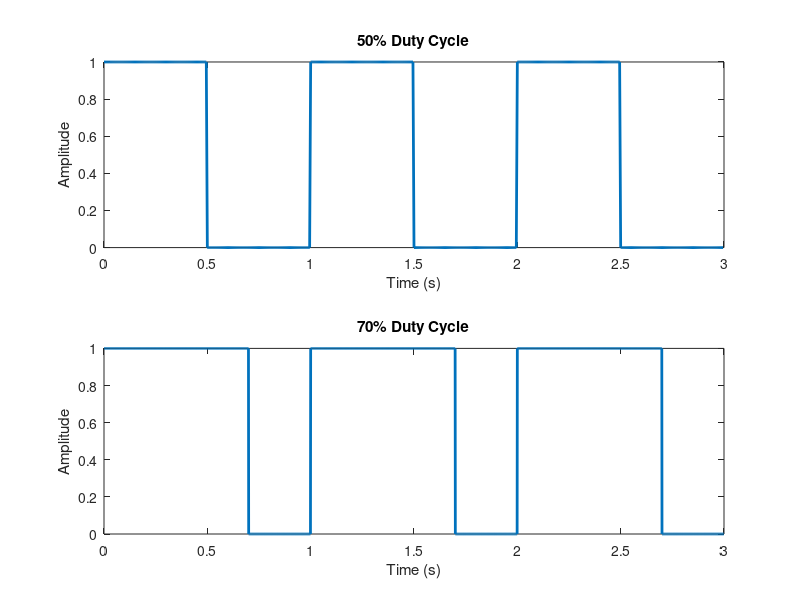

Reproduce this figure in MATLAB.

% 50% Duty Cycle
subplot(2,1,1)
amplitudeDutyCycle = 1 * [ones(1, 100), zeros(1, 100)];
dt = 1 / numel(amplitudeDutyCycle);
seconds = 3;
y = repmat(amplitudeDutyCycle, [1, seconds]);
t = dt * (0 : (numel(y) - 1));
plot(t, y, 'LineWidth', 2);
xlabel('Time (s)');
ylabel('Amplitude');
title('50% Duty Cycle');


% 70% Duty Cycle
subplot(2,1,2)
amplitudeDutyCycle = 1 * [ones(1, 700), zeros(1, 300)];
dt = 1 / numel(amplitudeDutyCycle);
seconds = 3;
y = repmat(amplitudeDutyCycle, [1, seconds]);
t = dt * (0 : (numel(y) - 1));
plot(t, y, 'LineWidth', 2);
xlabel('Time (s)');
ylabel('Amplitude');
title('70% Duty Cycle');

